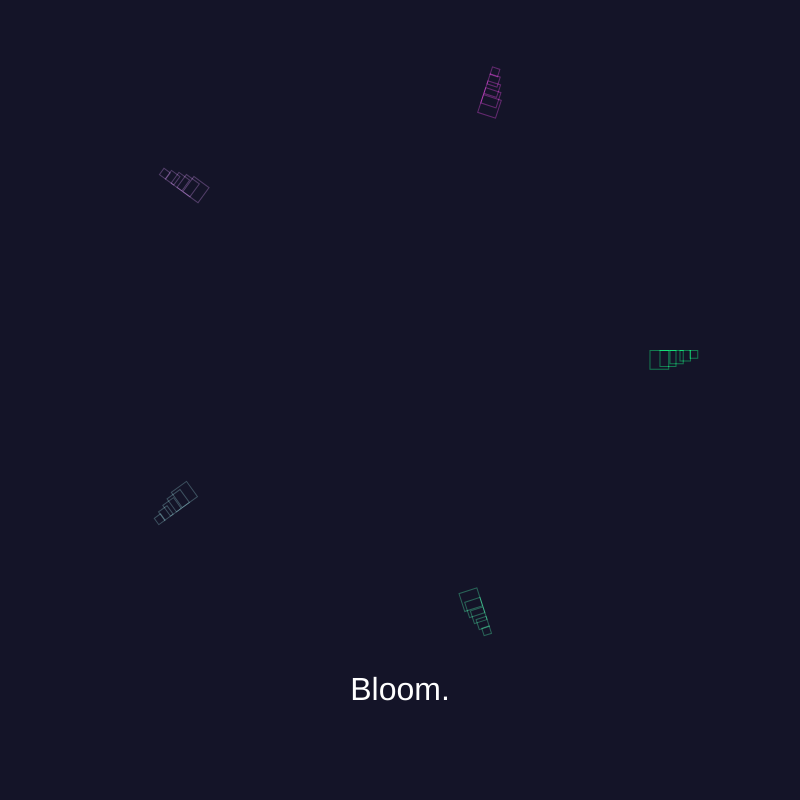
Frame 1 (no input)
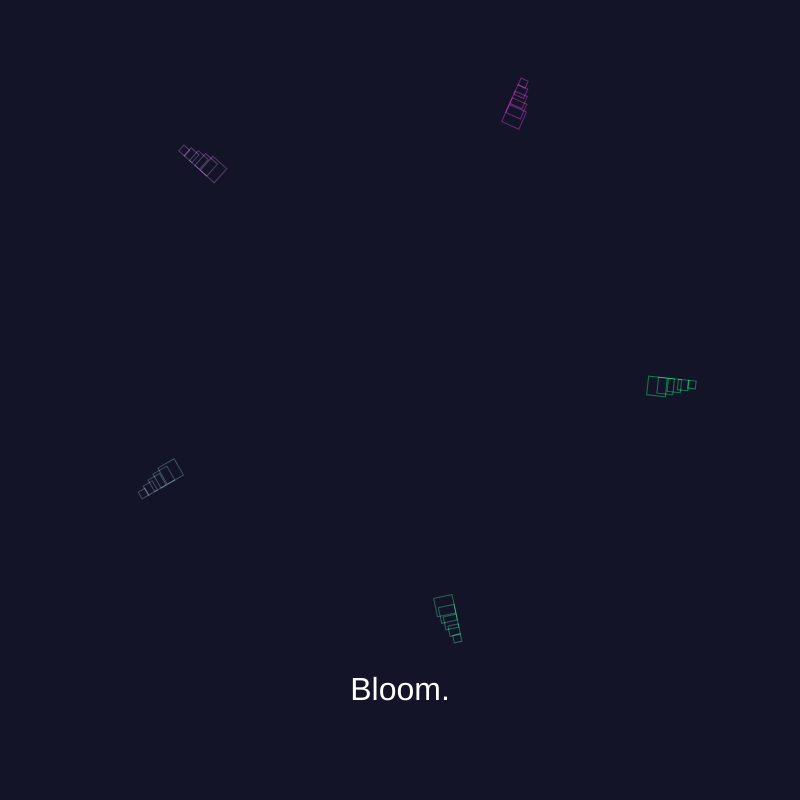
Frame 60 (no input)
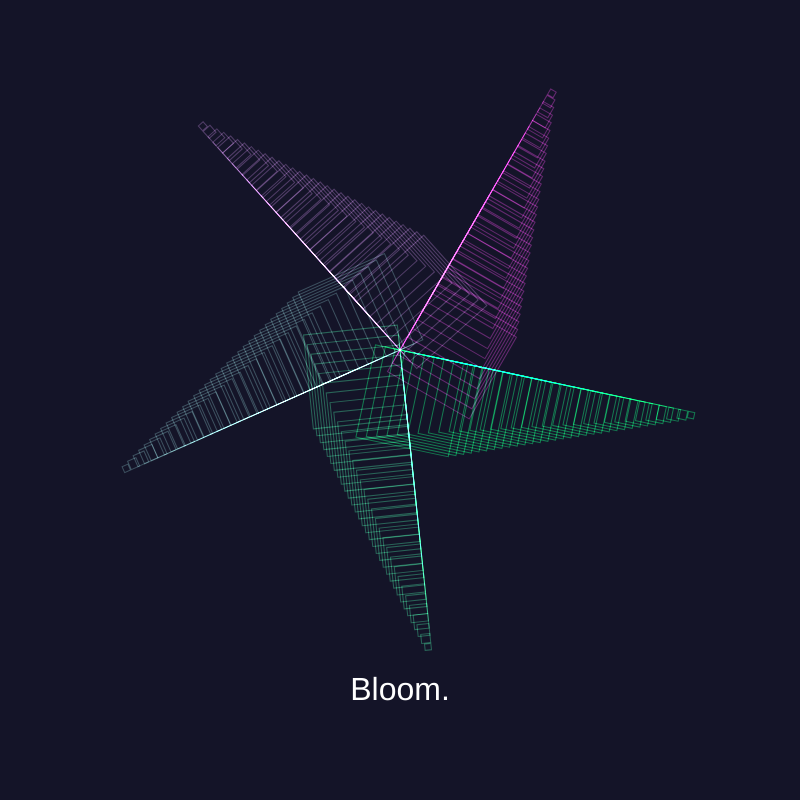
Frame 120 (the mouse pressed at the canvas centre since frame 60)

The p5.js sketch that drew these frames (run headless with seeded random() and noise() and a simulated clock; from frame 60 on, the mouse is pressed at the canvas centre):

// p5.js sketch
// ── sketch.js
let r, g, b;
let thickness;
let shapeSize;
let angleAdjustment;

function setup() {
  createCanvas(800, 800);
  angleMode(DEGREES);
  r = 255;
  g = 255;
  b = 255;
  thickness = 1;
  shapeSize = 25;
  angleAdjustment = 0;
}

function draw() {
  background(20, 20, 40);

  let minRadDist = map(mouseX, 0, width, 250, -300, true);
  angleAdjustment = angleAdjustment + 0.1;

  for (let angle = 0; angle < 360; angle += 72) {
    for (let radDist = minRadDist; radDist < 300; radDist += 10) {

      r = map(angle, 0, 360, 0, 255);
      g = map(angle, 0, 360, 255, 0);
      b = map(angle, 0, 360, 100, 200);

      // thickness = map(angle, 0, 360, 1, 10);

      shapeSize = map(radDist, 100, 300, 60, 5);
      // shapeSize = random(10, 60);


      push();
      blendMode(ADD);
      translate(width / 2, height / 2 - 50);
      rotate(angle + angleAdjustment);
      noFill();
      stroke(r, g, b, 100);
      strokeWeight(thickness);
      rect(radDist, 0, shapeSize, shapeSize);
      pop();
    }
  }

  fill(255);
  noStroke();
  textSize(32);
  textAlign(CENTER);
  text("Bloom.", width / 2, 700);
}
